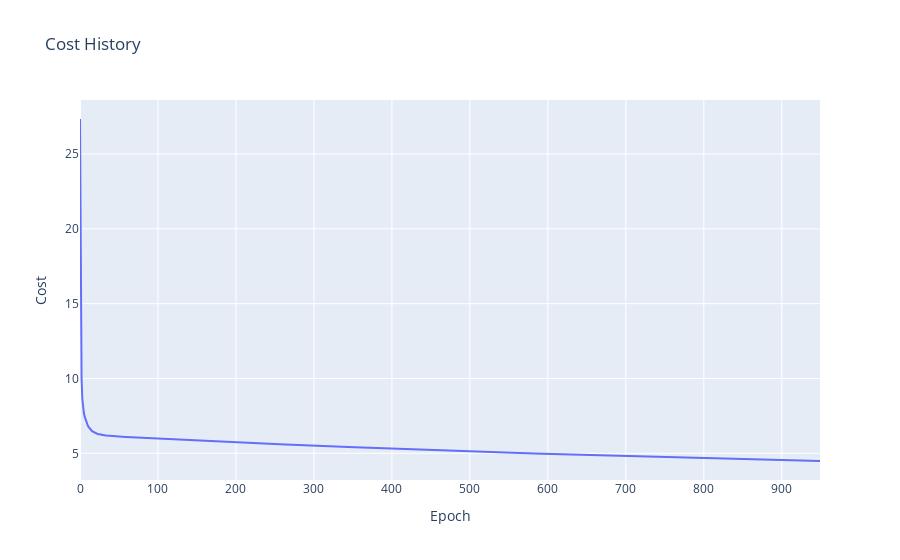
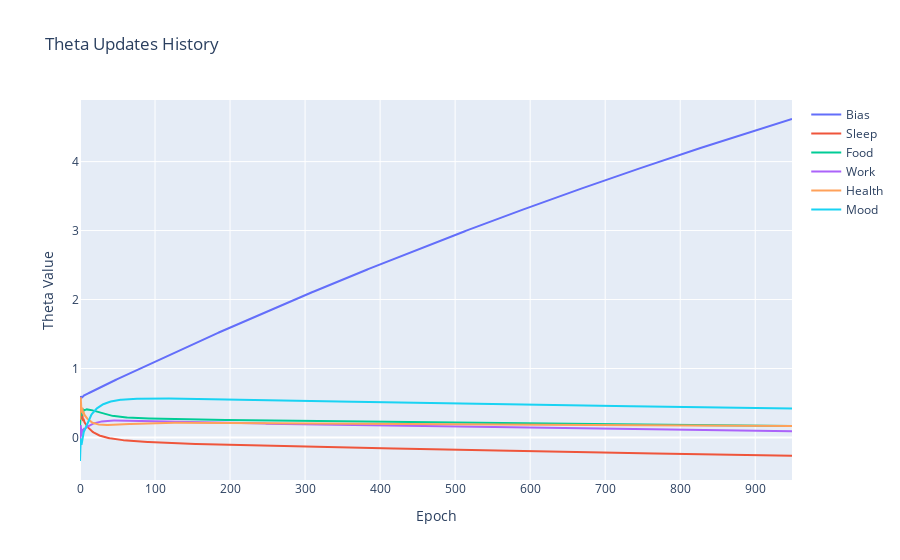

Notebook cell for these charts, in order:
### Markdown cell above
# Interactive Visualisation

### Code cell
# For the interactive visualization, we will use Plotly which provides interactive plots.

import plotly.graph_objs as go

# Interactive Plot of Cost History
cost_trace = go.Scatter(x=list(range(no_of_epochs)), y=cost_history, mode='lines', name='Cost')
layout = go.Layout(title='Cost History', xaxis=dict(title='Epoch'), yaxis=dict(title='Cost'))
cost_fig = go.Figure(data=[cost_trace], layout=layout)


#working of gradient descent
# Interactive Plot of Theta Updates
theta_df = pd.DataFrame(theta_history, columns=['Bias', 'Sleep', 'Food', 'Work', 'Health', 'Mood'])
theta_traces = [go.Scatter(x=list(range(no_of_epochs)), y=theta_df[col], mode='lines', name=col) for col in theta_df.columns]
theta_layout = go.Layout(title='Theta Updates History', xaxis=dict(title='Epoch'), yaxis=dict(title='Theta Value'))
theta_fig = go.Figure(data=theta_traces, layout=theta_layout)

# Show the interactive plots
cost_fig.show()
theta_fig.show()

### Figure 1 — Plotly figure (JSON) as saved in the notebook; plotly's stock layout.template omitted (floating-point values rounded to 4 significant figures; data arrays with more than 128 entries replaced by an {"elided": "..."} marker saying what was removed)
{"data": [{"mode": "lines", "name": "Cost", "type": "scatter", "x": {"elided": "950 int values"}, "y": {"elided": "950 float values"}}], "layout": {"title": {"text": "Cost History"}, "xaxis": {"title": {"text": "Epoch"}}, "yaxis": {"title": {"text": "Cost"}}}}

### Figure 2 — Plotly figure (JSON) as saved in the notebook; plotly's stock layout.template omitted (floating-point values rounded to 4 significant figures; data arrays with more than 128 entries replaced by an {"elided": "..."} marker saying what was removed)
{"data": [{"mode": "lines", "name": "Bias", "type": "scatter", "x": {"elided": "950 int values"}, "y": {"elided": "950 float values"}}, {"mode": "lines", "name": "Sleep", "type": "scatter", "x": {"elided": "950 int values"}, "y": {"elided": "950 float values"}}, {"mode": "lines", "name": "Food", "type": "scatter", "x": {"elided": "950 int values"}, "y": {"elided": "950 float values"}}, {"mode": "lines", "name": "Work", "type": "scatter", "x": {"elided": "950 int values"}, "y": {"elided": "950 float values"}}, {"mode": "lines", "name": "Health", "type": "scatter", "x": {"elided": "950 int values"}, "y": {"elided": "950 float values"}}, {"mode": "lines", "name": "Mood", "type": "scatter", "x": {"elided": "950 int values"}, "y": {"elided": "950 float values"}}], "layout": {"title": {"text": "Theta Updates History"}, "xaxis": {"title": {"text": "Epoch"}}, "yaxis": {"title": {"text": "Theta Value"}}}}
